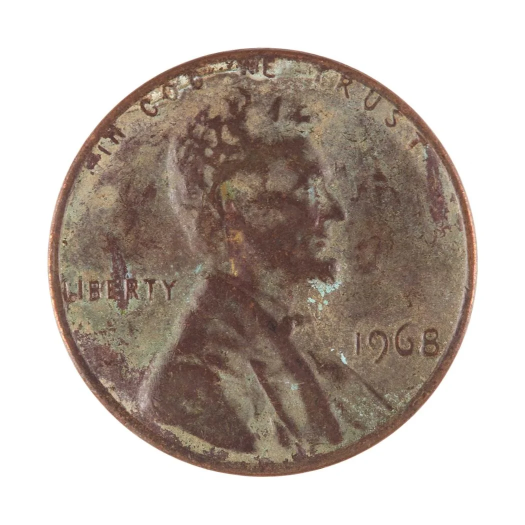
#> input picture films/wall-blacktongue/data/hires/5185.webp, 1050 x 1050 px (shown at 1/2 size)
$ python -i stage_cents.py   (imports and definitions only)
#> lines starting #> are read from the running program, lines starting #| are printed output that depends on the picture; after the words box and inside, x2 and y2 are one past the last pixel; in counts of white or black regions, pixels touching at a corner belong together
#> in cutout, im is the input picture: PIL image 1050x1050 RGB; mean R, G, B 187.7, 176.5, 168.5
#!/usr/bin/env python3
"""Stage real Cent images into public/cents/<n>.webp as circular cutouts.

The on-chain images (sovrn-onchain cents/<n>.webp, 300px) sit on a white
square. On this series' dark palette that square reads as a sticker, so each
image is cropped to the coin's measured bounding box and masked to a circle
with a transparent outside. Only the numbers a film uses are staged; public/cents
is gitignored because the source repo is the record.

    python3 pipeline/stage_cents.py --src <sovrn-onchain>/cents 3981 7823 ...
    python3 pipeline/stage_cents.py --src <sovrn-onchain>/cents --from-json films/sets/cents.json
    python3 pipeline/stage_cents.py --self-test

The bounding box is measured, not assumed: pixels darker than WHITE_CUT are
coin. A crop that comes back far from square means the measurement broke (a
background that isn't white, a shadow), and the script refuses rather than
staging a squashed coin.
"""
import argparse, json, sys
from pathlib import Path
from PIL import Image, ImageDraw, ImageFilter

ROOT = Path(__file__).resolve().parent.parent
OUT = ROOT / "public" / "cents"
WHITE_CUT = 235      # 0-255 luminance; above this is background
MAX_ASPECT = 1.08    # a coin's box is square; worse than this is a broken measurement
OPEN_PX = 5         # morphological opening, px; must be odd
SUPERSAMPLE = 4      # mask drawn larger then reduced, for a clean edge


def coin_box(im: Image.Image) -> tuple[int, int, int, int]:
    mask = im.convert("L").point(lambda v: 255 if v < WHITE_CUT else 0)
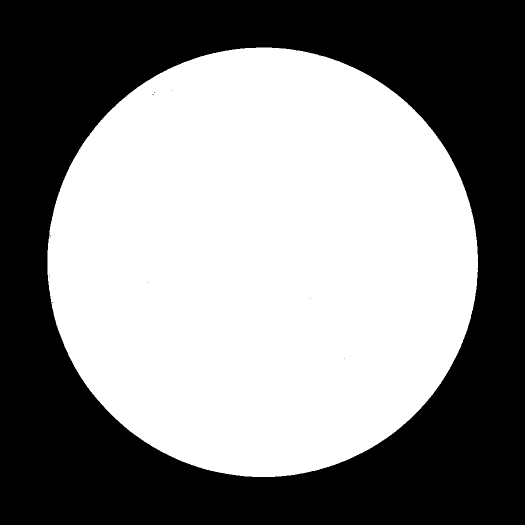
#> mask: PIL image 1050x1050 L (shown at 1/2 size); 52.7% white; 12 black regions (11 under 20 px), largest, box (x1, y1, x2, y2) and area: (0, 0, 1050, 1050) 521565
    # Opening removes specks of dust on the white field. Without it 4 of the
    # 10,000 (#2476, #2553, #6401, #9345) measured 20-28px too wide or tall.
    mask = mask.filter(ImageFilter.MinFilter(OPEN_PX)).filter(ImageFilter.MaxFilter(OPEN_PX))
#> mask: PIL image 1050x1050 L; 52.7% white; 7 black regions (6 under 20 px), largest, box (x1, y1, x2, y2) and area: (0, 0, 1050, 1050) 521620
    box = mask.getbbox()
#> box = (95, 95, 956, 954)
    if box is None:
        raise ValueError("no coin pixels found (all background)")
    w, h = box[2] - box[0], box[3] - box[1]
#> w = 861; h = 859
    if max(w, h) / min(w, h) > MAX_ASPECT:
        raise ValueError(f"coin box {w}x{h} is not square; measurement broke")
    return box


def cutout(src: Path) -> Image.Image:
    im = Image.open(src).convert("RGB")
    im = im.crop(coin_box(im))
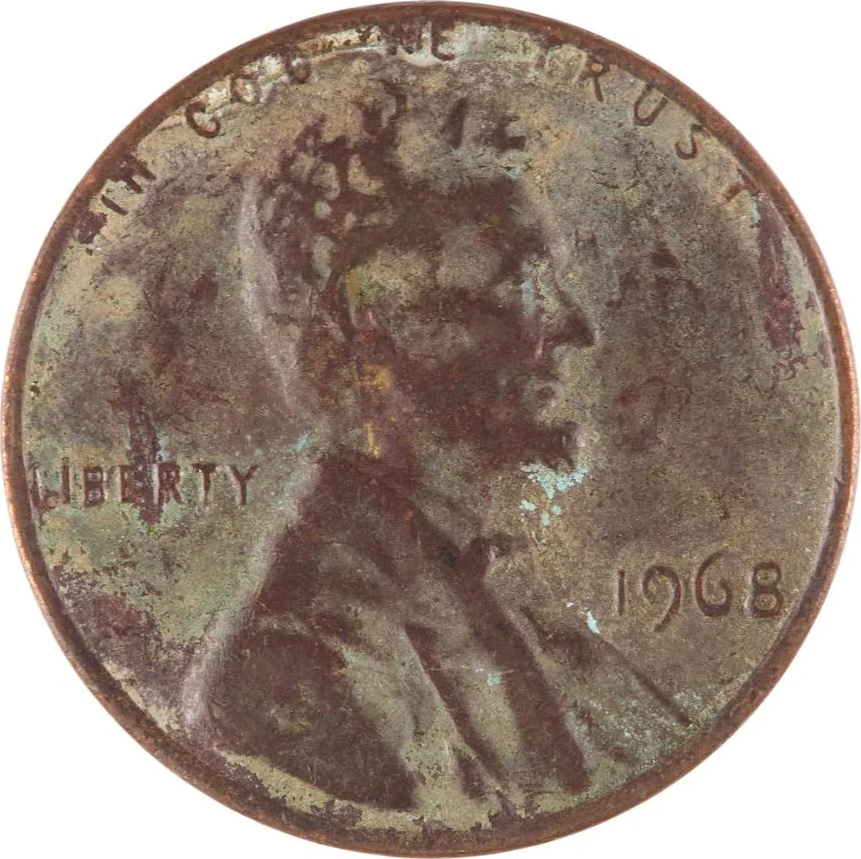
#> im: PIL image 861x859 RGB; mean R, G, B 154.6, 138, 126
    s = max(im.size)
#> s = 861
    im = im.resize((s, s), Image.LANCZOS)
#> im: PIL image 861x861 RGB
    big = Image.new("L", (s * SUPERSAMPLE, s * SUPERSAMPLE), 0)
#> big: PIL image 3444x3444 L; every value is 0
    ImageDraw.Draw(big).ellipse((1, 1, s * SUPERSAMPLE - 2, s * SUPERSAMPLE - 2), fill=255)
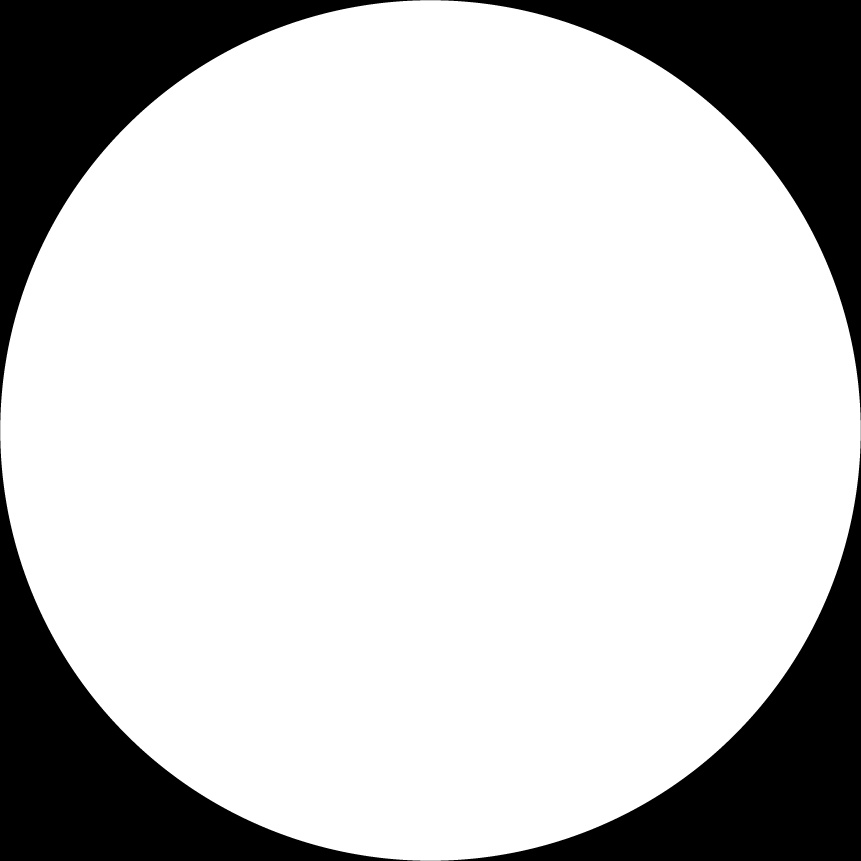
#> big: PIL image 3444x3444 L (shown at 1/4 size); 78.4% white; 1 black region, box (x1, y1, x2, y2) and area: (0, 0, 3444, 3444) 2556708
    out = im.convert("RGBA")
    out.putalpha(big.resize((s, s), Image.LANCZOS))
    return out


# [77 lines left out: functions stage_hi, stage, self_test, main, not called in this run]


# [2 lines not run here, left out]

>>> result = cutout('../films/wall-blacktongue/data/hires/5185.webp')
